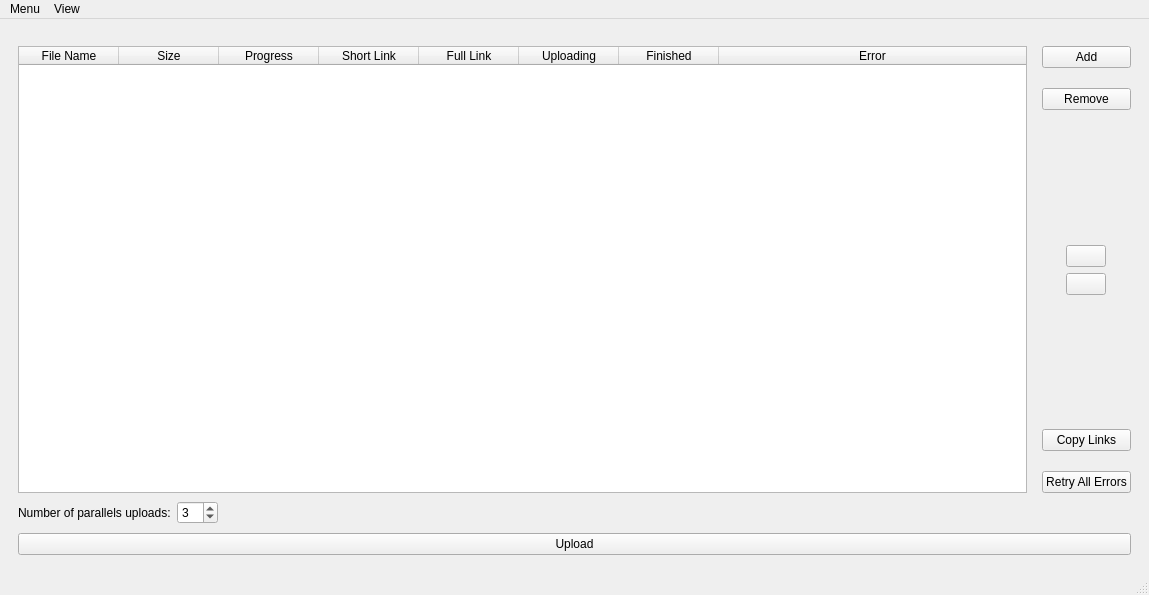
<?xml version="1.0" encoding="UTF-8"?>
<ui version="4.0">
 <class>MainWindow</class>
 <widget class="QMainWindow" name="MainWindow">
  <property name="geometry">
   <rect>
    <x>0</x>
    <y>0</y>
    <width>1149</width>
    <height>595</height>
   </rect>
  </property>
  <property name="windowTitle">
   <string>AnonFile Simple Uploader</string>
  </property>
  <property name="windowIcon">
   <iconset resource="mainwindow.qrc">
    <normaloff>:/Icons/Icons/AnonFileSimpleUploader_256.png</normaloff>:/Icons/Icons/AnonFileSimpleUploader_256.png</iconset>
  </property>
  <property name="locale">
   <locale language="English" country="UnitedStates"/>
  </property>
  <property name="iconSize">
   <size>
    <width>256</width>
    <height>256</height>
   </size>
  </property>
  <widget class="QWidget" name="centralwidget">
   <layout class="QGridLayout" name="gridLayout_2">
    <property name="verticalSpacing">
     <number>0</number>
    </property>
    <item row="0" column="0">
     <widget class="QFrame" name="frame">
      <property name="frameShape">
       <enum>QFrame::NoFrame</enum>
      </property>
      <property name="frameShadow">
       <enum>QFrame::Raised</enum>
      </property>
      <layout class="QVBoxLayout" name="verticalLayout">
       <item>
        <widget class="QFrame" name="frame_2">
         <property name="frameShape">
          <enum>QFrame::NoFrame</enum>
         </property>
         <property name="frameShadow">
          <enum>QFrame::Raised</enum>
         </property>
         <layout class="QHBoxLayout" name="horizontalLayout_2">
          <property name="leftMargin">
           <number>0</number>
          </property>
          <property name="rightMargin">
           <number>0</number>
          </property>
          <property name="bottomMargin">
           <number>0</number>
          </property>
          <item>
           <widget class="QTableWidget" name="TableOfFiles">
            <property name="showGrid">
             <bool>false</bool>
            </property>
            <property name="gridStyle">
             <enum>Qt::NoPen</enum>
            </property>
            <property name="sortingEnabled">
             <bool>false</bool>
            </property>
            <property name="wordWrap">
             <bool>false</bool>
            </property>
            <attribute name="horizontalHeaderVisible">
             <bool>true</bool>
            </attribute>
            <attribute name="horizontalHeaderCascadingSectionResizes">
             <bool>false</bool>
            </attribute>
            <attribute name="horizontalHeaderDefaultSectionSize">
             <number>100</number>
            </attribute>
            <attribute name="horizontalHeaderHighlightSections">
             <bool>true</bool>
            </attribute>
            <attribute name="horizontalHeaderMinimumSectionSize">
             <number>40</number>
            </attribute>
            <attribute name="horizontalHeaderStretchLastSection">
             <bool>true</bool>
            </attribute>
            <attribute name="verticalHeaderVisible">
             <bool>true</bool>
            </attribute>
            <attribute name="verticalHeaderDefaultSectionSize">
             <number>14</number>
            </attribute>
            <attribute name="verticalHeaderMinimumSectionSize">
             <number>9</number>
            </attribute>
            <attribute name="verticalHeaderStretchLastSection">
             <bool>false</bool>
            </attribute>
            <column>
             <property name="text">
              <string>File Name</string>
             </property>
             <property name="textAlignment">
              <set>AlignCenter</set>
             </property>
            </column>
            <column>
             <property name="text">
              <string>Size</string>
             </property>
             <property name="textAlignment">
              <set>AlignCenter</set>
             </property>
            </column>
            <column>
             <property name="text">
              <string>Progress</string>
             </property>
             <property name="textAlignment">
              <set>AlignCenter</set>
             </property>
            </column>
            <column>
             <property name="text">
              <string>Short Link</string>
             </property>
             <property name="textAlignment">
              <set>AlignCenter</set>
             </property>
            </column>
            <column>
             <property name="text">
              <string>Full Link</string>
             </property>
             <property name="textAlignment">
              <set>AlignCenter</set>
             </property>
            </column>
            <column>
             <property name="text">
              <string>Uploading</string>
             </property>
             <property name="textAlignment">
              <set>AlignCenter</set>
             </property>
            </column>
            <column>
             <property name="text">
              <string>Finished</string>
             </property>
             <property name="textAlignment">
              <set>AlignCenter</set>
             </property>
            </column>
            <column>
             <property name="text">
              <string>Error</string>
             </property>
             <property name="textAlignment">
              <set>AlignCenter</set>
             </property>
            </column>
           </widget>
          </item>
          <item>
           <widget class="QFrame" name="frame_4">
            <property name="frameShape">
             <enum>QFrame::NoFrame</enum>
            </property>
            <property name="frameShadow">
             <enum>QFrame::Raised</enum>
            </property>
            <layout class="QVBoxLayout" name="verticalLayout_2">
             <property name="spacing">
              <number>20</number>
             </property>
             <property name="topMargin">
              <number>0</number>
             </property>
             <property name="rightMargin">
              <number>0</number>
             </property>
             <property name="bottomMargin">
              <number>0</number>
             </property>
             <item>
              <widget class="QPushButton" name="AddButton">
               <property name="locale">
                <locale language="English" country="UnitedStates"/>
               </property>
               <property name="text">
                <string>Add</string>
               </property>
              </widget>
             </item>
             <item>
              <widget class="QPushButton" name="RemoveButton">
               <property name="text">
                <string>Remove</string>
               </property>
              </widget>
             </item>
             <item>
              <spacer name="verticalSpacer_2">
               <property name="orientation">
                <enum>Qt::Vertical</enum>
               </property>
               <property name="sizeHint" stdset="0">
                <size>
                 <width>20</width>
                 <height>40</height>
                </size>
               </property>
              </spacer>
             </item>
             <item>
              <widget class="QFrame" name="frame_5">
               <property name="layoutDirection">
                <enum>Qt::LeftToRight</enum>
               </property>
               <property name="frameShape">
                <enum>QFrame::NoFrame</enum>
               </property>
               <property name="frameShadow">
                <enum>QFrame::Raised</enum>
               </property>
               <layout class="QGridLayout" name="gridLayout">
                <property name="leftMargin">
                 <number>0</number>
                </property>
                <property name="topMargin">
                 <number>0</number>
                </property>
                <property name="rightMargin">
                 <number>0</number>
                </property>
                <property name="bottomMargin">
                 <number>0</number>
                </property>
                <item row="0" column="0">
                 <widget class="QPushButton" name="pushButtonUp">
                  <property name="sizePolicy">
                   <sizepolicy hsizetype="Fixed" vsizetype="Fixed">
                    <horstretch>0</horstretch>
                    <verstretch>0</verstretch>
                   </sizepolicy>
                  </property>
                  <property name="text">
                   <string/>
                  </property>
                  <property name="icon">
                   <iconset resource="mainwindow.qrc">
                    <normaloff>:/Icons/Icons/up.png</normaloff>:/Icons/Icons/up.png</iconset>
                  </property>
                  <property name="iconSize">
                   <size>
                    <width>22</width>
                    <height>22</height>
                   </size>
                  </property>
                 </widget>
                </item>
                <item row="1" column="0">
                 <widget class="QPushButton" name="pushButtonDown">
                  <property name="enabled">
                   <bool>true</bool>
                  </property>
                  <property name="sizePolicy">
                   <sizepolicy hsizetype="Fixed" vsizetype="Fixed">
                    <horstretch>0</horstretch>
                    <verstretch>0</verstretch>
                   </sizepolicy>
                  </property>
                  <property name="text">
                   <string/>
                  </property>
                  <property name="icon">
                   <iconset resource="mainwindow.qrc">
                    <normaloff>:/Icons/Icons/down.png</normaloff>:/Icons/Icons/down.png</iconset>
                  </property>
                  <property name="iconSize">
                   <size>
                    <width>22</width>
                    <height>22</height>
                   </size>
                  </property>
                  <property name="autoDefault">
                   <bool>false</bool>
                  </property>
                  <property name="default">
                   <bool>false</bool>
                  </property>
                  <property name="flat">
                   <bool>false</bool>
                  </property>
                 </widget>
                </item>
               </layout>
              </widget>
             </item>
             <item>
              <spacer name="verticalSpacer">
               <property name="orientation">
                <enum>Qt::Vertical</enum>
               </property>
               <property name="sizeHint" stdset="0">
                <size>
                 <width>20</width>
                 <height>40</height>
                </size>
               </property>
              </spacer>
             </item>
             <item>
              <widget class="QPushButton" name="pushButtonCopyLinks">
               <property name="text">
                <string>Copy Links</string>
               </property>
              </widget>
             </item>
             <item>
              <widget class="QPushButton" name="pushButtonRetryAll">
               <property name="text">
                <string>Retry All Errors</string>
               </property>
              </widget>
             </item>
            </layout>
           </widget>
          </item>
         </layout>
        </widget>
       </item>
       <item>
        <widget class="QFrame" name="frame_6">
         <property name="frameShape">
          <enum>QFrame::NoFrame</enum>
         </property>
         <property name="frameShadow">
          <enum>QFrame::Plain</enum>
         </property>
         <layout class="QHBoxLayout" name="horizontalLayout_3">
          <property name="leftMargin">
           <number>0</number>
          </property>
          <property name="topMargin">
           <number>2</number>
          </property>
          <property name="rightMargin">
           <number>0</number>
          </property>
          <property name="bottomMargin">
           <number>0</number>
          </property>
          <item>
           <widget class="QLabel" name="label">
            <property name="sizePolicy">
             <sizepolicy hsizetype="Fixed" vsizetype="Preferred">
              <horstretch>0</horstretch>
              <verstretch>0</verstretch>
             </sizepolicy>
            </property>
            <property name="text">
             <string>Number of parallels uploads:</string>
            </property>
           </widget>
          </item>
          <item>
           <widget class="QSpinBox" name="spinBoxMaxParallel">
            <property name="sizePolicy">
             <sizepolicy hsizetype="Fixed" vsizetype="Fixed">
              <horstretch>0</horstretch>
              <verstretch>0</verstretch>
             </sizepolicy>
            </property>
            <property name="minimum">
             <number>1</number>
            </property>
            <property name="value">
             <number>3</number>
            </property>
           </widget>
          </item>
          <item>
           <spacer name="horizontalSpacer">
            <property name="orientation">
             <enum>Qt::Horizontal</enum>
            </property>
            <property name="sizeHint" stdset="0">
             <size>
              <width>40</width>
              <height>20</height>
             </size>
            </property>
           </spacer>
          </item>
         </layout>
        </widget>
       </item>
      </layout>
     </widget>
    </item>
    <item row="1" column="0">
     <widget class="QFrame" name="frame_3">
      <property name="frameShape">
       <enum>QFrame::NoFrame</enum>
      </property>
      <property name="frameShadow">
       <enum>QFrame::Raised</enum>
      </property>
      <layout class="QVBoxLayout" name="verticalLayout_3">
       <property name="spacing">
        <number>9</number>
       </property>
       <property name="topMargin">
        <number>0</number>
       </property>
       <item>
        <widget class="QPushButton" name="UploadButton">
         <property name="text">
          <string>Upload</string>
         </property>
        </widget>
       </item>
      </layout>
     </widget>
    </item>
   </layout>
  </widget>
  <widget class="QMenuBar" name="menubar">
   <property name="geometry">
    <rect>
     <x>0</x>
     <y>0</y>
     <width>1149</width>
     <height>21</height>
    </rect>
   </property>
   <widget class="QMenu" name="menuMenu">
    <property name="title">
     <string>Menu</string>
    </property>
    <widget class="QMenu" name="menuLanguage">
     <property name="title">
      <string>Language</string>
     </property>
     <addaction name="actionEnglish"/>
     <addaction name="actionSpanish"/>
    </widget>
    <addaction name="menuLanguage"/>
    <addaction name="actionOutput_format"/>
   </widget>
   <widget class="QMenu" name="menuView">
    <property name="title">
     <string>View</string>
    </property>
    <addaction name="actionShort_Link"/>
    <addaction name="actionFull_Link"/>
   </widget>
   <addaction name="menuMenu"/>
   <addaction name="menuView"/>
  </widget>
  <widget class="QStatusBar" name="statusbar"/>
  <action name="actionShort_Link">
   <property name="checkable">
    <bool>true</bool>
   </property>
   <property name="checked">
    <bool>true</bool>
   </property>
   <property name="text">
    <string>Short Link</string>
   </property>
  </action>
  <action name="actionFull_Link">
   <property name="checkable">
    <bool>true</bool>
   </property>
   <property name="text">
    <string>Full Link</string>
   </property>
  </action>
  <action name="actionOutput_format">
   <property name="text">
    <string>Output format</string>
   </property>
  </action>
  <action name="actionEnglish">
   <property name="icon">
    <iconset resource="mainwindow.qrc">
     <normaloff>:/Icons/Icons/english.png</normaloff>:/Icons/Icons/english.png</iconset>
   </property>
   <property name="text">
    <string>English</string>
   </property>
  </action>
  <action name="actionSpanish">
   <property name="icon">
    <iconset resource="mainwindow.qrc">
     <normaloff>:/Icons/Icons/spanish.png</normaloff>:/Icons/Icons/spanish.png</iconset>
   </property>
   <property name="text">
    <string>Español</string>
   </property>
  </action>
 </widget>
 <resources>
  <include location="mainwindow.qrc"/>
 </resources>
 <connections/>
</ui>
